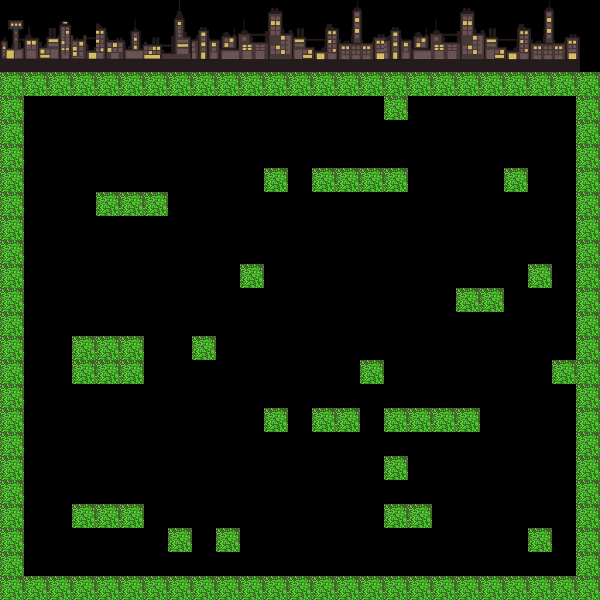

This game map was drawn from its Tiled (.tmx) file and the tilesets committed beside it. A one-line description and the full map source follow:
An orthogonal 25x25 tile map with 24x24 px tiles, 2 tile layers (city, blocks), 2 tilesets.

<map version="1.0" tiledversion="1.0.3" orientation="orthogonal" renderorder="left-up" width="25" height="25" tilewidth="24" tileheight="24" nextobjectid="1">
 <tileset firstgid="1" source="untitled.tsx" />
 <tileset firstgid="3" source="untitled2.tsx" />
 <layer name="city" width="25" height="25">
  <data encoding="csv">
0,0,0,0,0,0,0,0,0,0,0,0,0,0,0,0,0,0,0,0,0,0,0,0,0,
0,0,0,0,0,0,0,0,0,0,0,0,0,0,0,0,0,0,0,0,0,0,0,0,0,
3,0,0,0,4,0,0,0,5,0,0,0,6,0,0,0,5,0,0,0,6,0,0,0,0,
0,0,0,0,0,0,0,0,0,0,0,0,0,0,0,0,0,0,0,0,0,0,0,0,0,
0,0,0,0,0,0,0,0,0,0,0,0,0,0,0,0,0,0,0,0,0,0,0,0,0,
0,0,0,0,0,0,0,0,0,0,0,0,0,0,0,0,0,0,0,0,0,0,0,0,0,
0,0,0,0,0,0,0,0,0,0,0,0,0,0,0,0,0,0,0,0,0,0,0,0,0,
0,0,0,0,0,0,0,0,0,0,0,0,0,0,0,0,0,0,0,0,0,0,0,0,0,
0,0,0,0,0,0,0,0,0,0,0,0,0,0,0,0,0,0,0,0,0,0,0,0,0,
0,0,0,0,0,0,0,0,0,0,0,0,0,0,0,0,0,0,0,0,0,0,0,0,0,
0,0,0,0,0,0,0,0,0,0,0,0,0,0,0,0,0,0,0,0,0,0,0,0,0,
0,0,0,0,0,0,0,0,0,0,0,0,0,0,0,0,0,0,0,0,0,0,0,0,0,
0,0,0,0,0,0,0,0,0,0,0,0,0,0,0,0,0,0,0,0,0,0,0,0,0,
0,0,0,0,0,0,0,0,0,0,0,0,0,0,0,0,0,0,0,0,0,0,0,0,0,
0,0,0,0,0,0,0,0,0,0,0,0,0,0,0,0,0,0,0,0,0,0,0,0,0,
0,0,0,0,0,0,0,0,0,0,0,0,0,0,0,0,0,0,0,0,0,0,0,0,0,
0,0,0,0,0,0,0,0,0,0,0,0,0,0,0,0,0,0,0,0,0,0,0,0,0,
0,0,0,0,0,0,0,0,0,0,0,0,0,0,0,0,0,0,0,0,0,0,0,0,0,
0,0,0,0,0,0,0,0,0,0,0,0,0,0,0,0,0,0,0,0,0,0,0,0,0,
0,0,0,0,0,0,0,0,0,0,0,0,0,0,0,0,0,0,0,0,0,0,0,0,0,
0,0,0,0,0,0,0,0,0,0,0,0,0,0,0,0,0,0,0,0,0,0,0,0,0,
0,0,0,0,0,0,0,0,0,0,0,0,0,0,0,0,0,0,0,0,0,0,0,0,0,
0,0,0,0,0,0,0,0,0,0,0,0,0,0,0,0,0,0,0,0,0,0,0,0,0,
0,0,0,0,0,0,0,0,0,0,0,0,0,0,0,0,0,0,0,0,0,0,0,0,0,
0,0,0,0,0,0,0,0,0,0,0,0,0,0,0,0,0,0,0,0,0,0,0,0,0
</data>
 </layer>
 <layer name="blocks" width="25" height="25">
  <data encoding="csv">
1,1,1,1,1,1,1,1,1,1,1,1,1,1,1,1,1,1,1,1,1,1,1,1,1,
1,1,1,1,1,1,1,1,1,1,1,1,1,1,1,1,1,1,1,1,1,1,1,1,1,
1,1,1,1,1,1,1,1,1,1,1,1,1,1,1,1,1,1,1,1,1,1,1,1,1,
2,2,2,2,2,2,2,2,2,2,2,2,2,2,2,2,2,2,2,2,2,2,2,2,2,
2,1,1,1,1,1,1,1,1,1,1,1,1,1,1,1,2,1,1,1,1,1,1,1,2,
2,1,1,1,1,1,1,1,1,1,1,1,1,1,1,1,1,1,1,1,1,1,1,1,2,
2,1,1,1,1,1,1,1,1,1,1,1,1,1,1,1,1,1,1,1,1,1,1,1,2,
2,1,1,1,1,1,1,1,1,1,1,2,1,2,2,2,2,1,1,1,1,2,1,1,2,
2,1,1,1,2,2,2,1,1,1,1,1,1,1,1,1,1,1,1,1,1,1,1,1,2,
2,1,1,1,1,1,1,1,1,1,1,1,1,1,1,1,1,1,1,1,1,1,1,1,2,
2,1,1,1,1,1,1,1,1,1,1,1,1,1,1,1,1,1,1,1,1,1,1,1,2,
2,1,1,1,1,1,1,1,1,1,2,1,1,1,1,1,1,1,1,1,1,1,2,1,2,
2,1,1,1,1,1,1,1,1,1,1,1,1,1,1,1,1,1,1,2,2,1,1,1,2,
2,1,1,1,1,1,1,1,1,1,1,1,1,1,1,1,1,1,1,1,1,1,1,1,2,
2,1,1,2,2,2,1,1,2,1,1,1,1,1,1,1,1,1,1,1,1,1,1,1,2,
2,1,1,2,2,2,1,1,1,1,1,1,1,1,1,2,1,1,1,1,1,1,1,2,2,
2,1,1,1,1,1,1,1,1,1,1,1,1,1,1,1,1,1,1,1,1,1,1,1,2,
2,1,1,1,1,1,1,1,1,1,1,2,1,2,2,1,2,2,2,2,1,1,1,1,2,
2,1,1,1,1,1,1,1,1,1,1,1,1,1,1,1,1,1,1,1,1,1,1,1,2,
2,1,1,1,1,1,1,1,1,1,1,1,1,1,1,1,2,1,1,1,1,1,1,1,2,
2,1,1,1,1,1,1,1,1,1,1,1,1,1,1,1,1,1,1,1,1,1,1,1,2,
2,1,1,2,2,2,1,1,1,1,1,1,1,1,1,1,2,2,1,1,1,1,1,1,2,
2,1,1,1,1,1,1,2,1,2,1,1,1,1,1,1,1,1,1,1,1,1,2,1,2,
2,1,1,1,1,1,1,1,1,1,1,1,1,1,1,1,1,1,1,1,1,1,1,1,2,
2,2,2,2,2,2,2,2,2,2,2,2,2,2,2,2,2,2,2,2,2,2,2,2,2
</data>
 </layer>
</map>